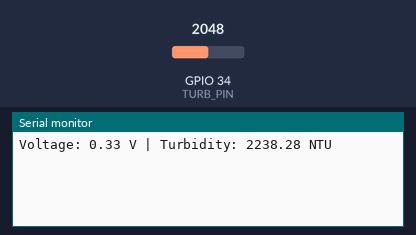
Bench run of a sketch on a simulated ESP32. Parts: the last lines printed to the serial monitor. The inputs (shaded band) are chosen by the test bench; at power-on: GPIO 34 (TURB_PIN) = 2048.

Above: at 1.2 s.
1.3 s: GPIO 34 (TURB_PIN) set to 2866
At 2.3 s:
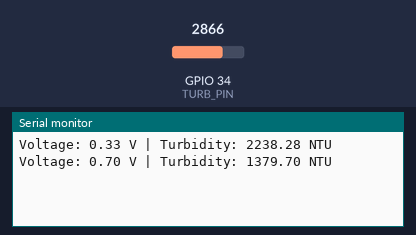
2.8 s: GPIO 34 (TURB_PIN) set to 3603
At 3.8 s:
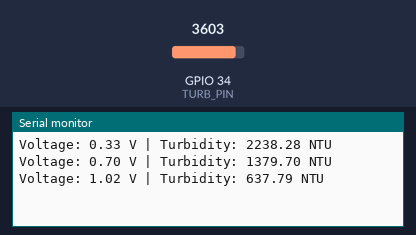
Timing chart, 0 to 5.8 s (numbered marks = the images above; inputs shaded):
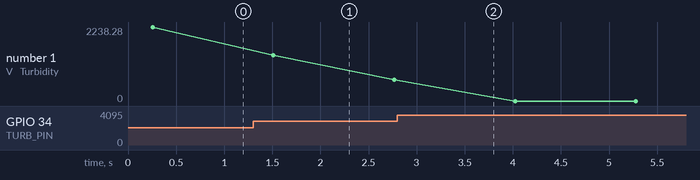

Measured:
- after the input at 1.3 s, the serial monitor: prints a new line after 0.21 s (image 1)
- plotted number 1: 2238.28 → 637.79 after the input at 1.3 s

The sketch:

turbidty_calib_needed.ino
```cpp
#define TURB_PIN 34
#define SAMPLES 50

float smoothedVoltage = 0;

void setup() {
  Serial.begin(115200);
}

void loop() {
  int sum = 0;

  for (int i = 0; i < SAMPLES; i++) {
    sum += analogRead(TURB_PIN);
    delay(5);
  }

  int avgValue = sum / SAMPLES;

  float voltage = avgValue * (3.3 / 4095.0);

  // Smooth readings
  smoothedVoltage = 0.8 * smoothedVoltage + 0.2 * voltage;

  float V = smoothedVoltage;

  // Custom calibrated NTU
  float NTU = 3000 * (1.3 - V) / (1.3 - 0);

  // Limit values
  if (NTU < 0) NTU = 0;

  Serial.print("Voltage: ");
  Serial.print(V);

  Serial.print(" V | Turbidity: ");
  Serial.print(NTU);
  Serial.println(" NTU");

  delay(1000);
}
```
